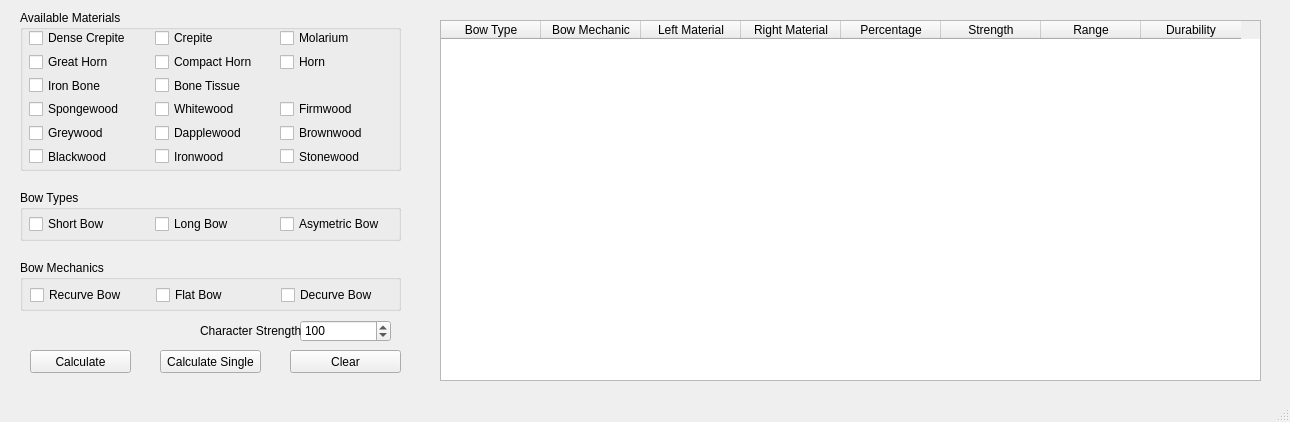
<?xml version="1.0" encoding="UTF-8"?>
<ui version="4.0">
 <class>MainWindow</class>
 <widget class="QMainWindow" name="MainWindow">
  <property name="geometry">
   <rect>
    <x>0</x>
    <y>0</y>
    <width>1290</width>
    <height>422</height>
   </rect>
  </property>
  <property name="windowTitle">
   <string>Mortal Online 2 - Bow Calculator</string>
  </property>
  <property name="windowIcon">
   <iconset>
    <normaloff>C:/Users/Michael/Downloads/favicon.ico</normaloff>C:/Users/Michael/Downloads/favicon.ico</iconset>
  </property>
  <widget class="QWidget" name="centralwidget">
   <widget class="QTableWidget" name="tableWidget">
    <property name="geometry">
     <rect>
      <x>440</x>
      <y>20</y>
      <width>821</width>
      <height>361</height>
     </rect>
    </property>
    <property name="sortingEnabled">
     <bool>true</bool>
    </property>
    <column>
     <property name="text">
      <string>Bow Type</string>
     </property>
    </column>
    <column>
     <property name="text">
      <string>Bow Mechanic</string>
     </property>
    </column>
    <column>
     <property name="text">
      <string>Left Material</string>
     </property>
    </column>
    <column>
     <property name="text">
      <string>Right Material</string>
     </property>
    </column>
    <column>
     <property name="text">
      <string>Percentage</string>
     </property>
    </column>
    <column>
     <property name="text">
      <string>Strength</string>
     </property>
    </column>
    <column>
     <property name="text">
      <string>Range</string>
     </property>
    </column>
    <column>
     <property name="text">
      <string>Durability</string>
     </property>
    </column>
   </widget>
   <widget class="QGroupBox" name="groupBox">
    <property name="geometry">
     <rect>
      <x>20</x>
      <y>10</y>
      <width>381</width>
      <height>161</height>
     </rect>
    </property>
    <property name="title">
     <string>Available Materials</string>
    </property>
    <widget class="QWidget" name="verticalLayoutWidget">
     <property name="geometry">
      <rect>
       <x>9</x>
       <y>19</y>
       <width>371</width>
       <height>136</height>
      </rect>
     </property>
     <layout class="QVBoxLayout" name="verticalLayout">
      <item>
       <layout class="QGridLayout" name="gridMaterials">
        <item row="2" column="1">
         <widget class="QCheckBox" name="boneTissue">
          <property name="text">
           <string>Bone Tissue</string>
          </property>
         </widget>
        </item>
        <item row="4" column="0">
         <widget class="QCheckBox" name="greyWood">
          <property name="text">
           <string>Greywood</string>
          </property>
         </widget>
        </item>
        <item row="3" column="2">
         <widget class="QCheckBox" name="firmWood">
          <property name="text">
           <string>Firmwood</string>
          </property>
         </widget>
        </item>
        <item row="3" column="1">
         <widget class="QCheckBox" name="whiteWood">
          <property name="text">
           <string>Whitewood</string>
          </property>
         </widget>
        </item>
        <item row="1" column="1">
         <widget class="QCheckBox" name="compactHorn">
          <property name="text">
           <string>Compact Horn</string>
          </property>
         </widget>
        </item>
        <item row="4" column="1">
         <widget class="QCheckBox" name="dappleWood">
          <property name="text">
           <string>Dapplewood</string>
          </property>
         </widget>
        </item>
        <item row="3" column="0">
         <widget class="QCheckBox" name="spongeWood">
          <property name="text">
           <string>Spongewood</string>
          </property>
         </widget>
        </item>
        <item row="5" column="1">
         <widget class="QCheckBox" name="ironWood">
          <property name="text">
           <string>Ironwood</string>
          </property>
         </widget>
        </item>
        <item row="4" column="2">
         <widget class="QCheckBox" name="brownWood">
          <property name="text">
           <string>Brownwood</string>
          </property>
         </widget>
        </item>
        <item row="1" column="2">
         <widget class="QCheckBox" name="horn">
          <property name="text">
           <string>Horn</string>
          </property>
         </widget>
        </item>
        <item row="5" column="0">
         <widget class="QCheckBox" name="blackWood">
          <property name="text">
           <string>Blackwood</string>
          </property>
         </widget>
        </item>
        <item row="2" column="0">
         <widget class="QCheckBox" name="ironBone">
          <property name="text">
           <string>Iron Bone</string>
          </property>
         </widget>
        </item>
        <item row="1" column="0">
         <widget class="QCheckBox" name="greatHorn">
          <property name="text">
           <string>Great Horn</string>
          </property>
         </widget>
        </item>
        <item row="0" column="1">
         <widget class="QCheckBox" name="crepite">
          <property name="text">
           <string>Crepite</string>
          </property>
         </widget>
        </item>
        <item row="0" column="2">
         <widget class="QCheckBox" name="molarium">
          <property name="text">
           <string>Molarium</string>
          </property>
         </widget>
        </item>
        <item row="0" column="0">
         <widget class="QCheckBox" name="denseCrepite">
          <property name="text">
           <string>Dense Crepite</string>
          </property>
         </widget>
        </item>
        <item row="5" column="2">
         <widget class="QCheckBox" name="stoneWood">
          <property name="text">
           <string>Stonewood</string>
          </property>
         </widget>
        </item>
       </layout>
      </item>
     </layout>
    </widget>
   </widget>
   <widget class="QGroupBox" name="groupBox_2">
    <property name="geometry">
     <rect>
      <x>20</x>
      <y>190</y>
      <width>381</width>
      <height>51</height>
     </rect>
    </property>
    <property name="title">
     <string>Bow Types</string>
    </property>
    <widget class="QWidget" name="gridLayoutWidget_2">
     <property name="geometry">
      <rect>
       <x>9</x>
       <y>19</y>
       <width>371</width>
       <height>31</height>
      </rect>
     </property>
     <layout class="QGridLayout" name="gridTypes">
      <item row="0" column="1">
       <widget class="QCheckBox" name="long_2">
        <property name="text">
         <string>Long Bow</string>
        </property>
       </widget>
      </item>
      <item row="0" column="0">
       <widget class="QCheckBox" name="short_2">
        <property name="text">
         <string>Short Bow</string>
        </property>
       </widget>
      </item>
      <item row="0" column="2">
       <widget class="QCheckBox" name="asym_2">
        <property name="text">
         <string>Asymetric Bow</string>
        </property>
       </widget>
      </item>
     </layout>
    </widget>
   </widget>
   <widget class="QGroupBox" name="groupBox_3">
    <property name="geometry">
     <rect>
      <x>20</x>
      <y>260</y>
      <width>381</width>
      <height>51</height>
     </rect>
    </property>
    <property name="title">
     <string>Bow Mechanics</string>
    </property>
    <property name="flat">
     <bool>false</bool>
    </property>
    <widget class="QWidget" name="gridLayoutWidget_3">
     <property name="geometry">
      <rect>
       <x>10</x>
       <y>20</y>
       <width>371</width>
       <height>31</height>
      </rect>
     </property>
     <layout class="QGridLayout" name="gridMechanics">
      <item row="0" column="0">
       <widget class="QCheckBox" name="recurve">
        <property name="text">
         <string>Recurve Bow</string>
        </property>
       </widget>
      </item>
      <item row="0" column="1">
       <widget class="QCheckBox" name="flat">
        <property name="text">
         <string>Flat Bow</string>
        </property>
       </widget>
      </item>
      <item row="0" column="2">
       <widget class="QCheckBox" name="decurve">
        <property name="text">
         <string>Decurve Bow</string>
        </property>
       </widget>
      </item>
     </layout>
    </widget>
   </widget>
   <widget class="QPushButton" name="pushButton">
    <property name="geometry">
     <rect>
      <x>30</x>
      <y>350</y>
      <width>101</width>
      <height>23</height>
     </rect>
    </property>
    <property name="text">
     <string>Calculate</string>
    </property>
   </widget>
   <widget class="QPushButton" name="pushButton_2">
    <property name="geometry">
     <rect>
      <x>290</x>
      <y>350</y>
      <width>111</width>
      <height>23</height>
     </rect>
    </property>
    <property name="text">
     <string>Clear</string>
    </property>
   </widget>
   <widget class="QPushButton" name="pushButton_3">
    <property name="geometry">
     <rect>
      <x>160</x>
      <y>350</y>
      <width>101</width>
      <height>23</height>
     </rect>
    </property>
    <property name="text">
     <string>Calculate Single</string>
    </property>
   </widget>
   <widget class="QSpinBox" name="spinStrength">
    <property name="geometry">
     <rect>
      <x>300</x>
      <y>320</y>
      <width>91</width>
      <height>22</height>
     </rect>
    </property>
    <property name="minimum">
     <number>10</number>
    </property>
    <property name="maximum">
     <number>123</number>
    </property>
    <property name="value">
     <number>100</number>
    </property>
   </widget>
   <widget class="QLabel" name="label">
    <property name="geometry">
     <rect>
      <x>200</x>
      <y>320</y>
      <width>101</width>
      <height>21</height>
     </rect>
    </property>
    <property name="text">
     <string>Character Strength</string>
    </property>
   </widget>
  </widget>
  <widget class="QMenuBar" name="menubar">
   <property name="geometry">
    <rect>
     <x>0</x>
     <y>0</y>
     <width>1290</width>
     <height>21</height>
    </rect>
   </property>
  </widget>
  <widget class="QStatusBar" name="statusbar"/>
 </widget>
 <resources/>
 <connections/>
</ui>
